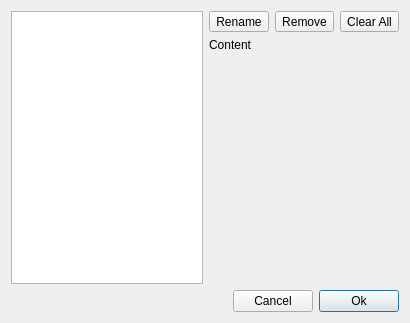
<?xml version="1.0" encoding="UTF-8"?>
<ui version="4.0">
 <class>StoredTrajectoriesManagerDialog</class>
 <widget class="QDialog" name="StoredTrajectoriesManagerDialog">
  <property name="geometry">
   <rect>
    <x>0</x>
    <y>0</y>
    <width>410</width>
    <height>323</height>
   </rect>
  </property>
  <property name="windowTitle">
   <string>Manage Trajectories</string>
  </property>
  <layout class="QGridLayout" name="gridLayout" columnstretch="0,2">
   <item row="0" column="0" rowspan="2">
    <widget class="QListWidget" name="list">
     <property name="sizePolicy">
      <sizepolicy hsizetype="Expanding" vsizetype="Expanding">
       <horstretch>0</horstretch>
       <verstretch>0</verstretch>
      </sizepolicy>
     </property>
    </widget>
   </item>
   <item row="0" column="1">
    <layout class="QHBoxLayout" name="horizontalLayout">
     <item>
      <spacer name="horizontalSpacer_2">
       <property name="orientation">
        <enum>Qt::Horizontal</enum>
       </property>
       <property name="sizeHint" stdset="0">
        <size>
         <width>40</width>
         <height>20</height>
        </size>
       </property>
      </spacer>
     </item>
     <item>
      <widget class="QToolButton" name="btnRename">
       <property name="text">
        <string>Rename</string>
       </property>
      </widget>
     </item>
     <item>
      <widget class="QToolButton" name="btnRemove">
       <property name="text">
        <string>Remove</string>
       </property>
      </widget>
     </item>
     <item>
      <widget class="QToolButton" name="btnClear">
       <property name="text">
        <string>Clear All</string>
       </property>
      </widget>
     </item>
    </layout>
   </item>
   <item row="1" column="1">
    <widget class="QLabel" name="lblContent">
     <property name="sizePolicy">
      <sizepolicy hsizetype="Expanding" vsizetype="Expanding">
       <horstretch>0</horstretch>
       <verstretch>0</verstretch>
      </sizepolicy>
     </property>
     <property name="text">
      <string>Content</string>
     </property>
     <property name="alignment">
      <set>Qt::AlignLeading|Qt::AlignLeft|Qt::AlignTop</set>
     </property>
    </widget>
   </item>
   <item row="2" column="0" colspan="2">
    <layout class="QHBoxLayout" name="horizontalLayout_2">
     <item>
      <spacer name="horizontalSpacer">
       <property name="orientation">
        <enum>Qt::Horizontal</enum>
       </property>
       <property name="sizeHint" stdset="0">
        <size>
         <width>40</width>
         <height>20</height>
        </size>
       </property>
      </spacer>
     </item>
     <item>
      <widget class="QPushButton" name="btnCancel">
       <property name="text">
        <string>Cancel</string>
       </property>
       <property name="autoDefault">
        <bool>false</bool>
       </property>
      </widget>
     </item>
     <item>
      <widget class="QPushButton" name="btnOK">
       <property name="text">
        <string>Ok</string>
       </property>
       <property name="autoDefault">
        <bool>false</bool>
       </property>
       <property name="default">
        <bool>true</bool>
       </property>
      </widget>
     </item>
    </layout>
   </item>
  </layout>
 </widget>
 <resources/>
 <connections>
  <connection>
   <sender>btnCancel</sender>
   <signal>clicked()</signal>
   <receiver>StoredTrajectoriesManagerDialog</receiver>
   <slot>reject()</slot>
   <hints>
    <hint type="sourcelabel">
     <x>278</x>
     <y>301</y>
    </hint>
    <hint type="destinationlabel">
     <x>114</x>
     <y>276</y>
    </hint>
   </hints>
  </connection>
  <connection>
   <sender>btnOK</sender>
   <signal>clicked()</signal>
   <receiver>StoredTrajectoriesManagerDialog</receiver>
   <slot>accept()</slot>
   <hints>
    <hint type="sourcelabel">
     <x>363</x>
     <y>281</y>
    </hint>
    <hint type="destinationlabel">
     <x>167</x>
     <y>282</y>
    </hint>
   </hints>
  </connection>
 </connections>
</ui>
